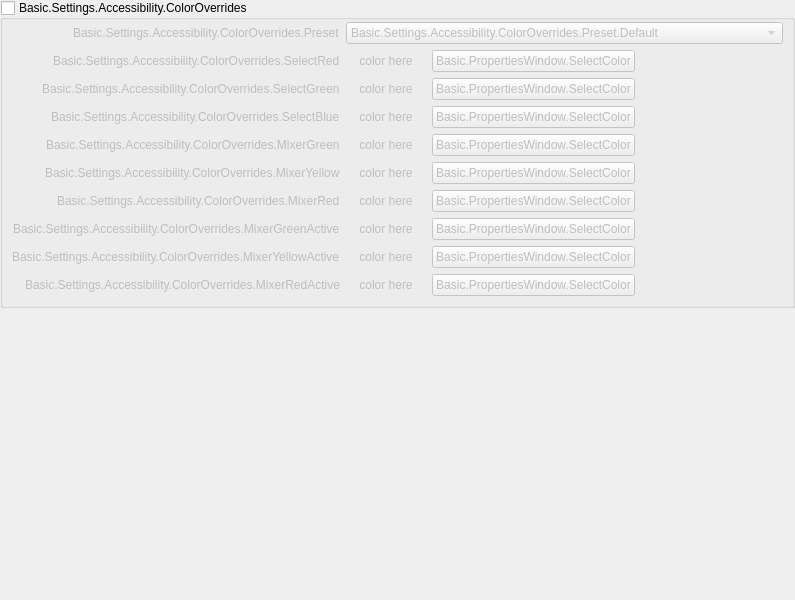
<?xml version="1.0" encoding="UTF-8"?>
<ui version="4.0">
 <class>AccessibilityPage</class>
 <widget class="QWidget" name="AccessibilityPage">
  <property name="geometry">
   <rect>
    <x>0</x>
    <y>0</y>
    <width>795</width>
    <height>600</height>
   </rect>
  </property>
  <property name="windowTitle">
   <string>Form</string>
  </property>
  <layout class="QVBoxLayout" name="verticalLayout">
   <property name="leftMargin">
    <number>0</number>
   </property>
   <property name="topMargin">
    <number>0</number>
   </property>
   <property name="rightMargin">
    <number>0</number>
   </property>
   <property name="bottomMargin">
    <number>0</number>
   </property>
   <item>
    <widget class="QScrollArea" name="scrollArea_7">
     <property name="frameShape">
      <enum>QFrame::Shape::NoFrame</enum>
     </property>
     <property name="frameShadow">
      <enum>QFrame::Shadow::Plain</enum>
     </property>
     <property name="lineWidth">
      <number>0</number>
     </property>
     <property name="widgetResizable">
      <bool>true</bool>
     </property>
     <widget class="QWidget" name="accessPageContents">
      <property name="geometry">
       <rect>
        <x>0</x>
        <y>0</y>
        <width>795</width>
        <height>600</height>
       </rect>
      </property>
      <layout class="QVBoxLayout" name="verticalLayout_42">
       <property name="leftMargin">
        <number>0</number>
       </property>
       <property name="topMargin">
        <number>0</number>
       </property>
       <property name="rightMargin">
        <number>0</number>
       </property>
       <property name="bottomMargin">
        <number>0</number>
       </property>
       <item>
        <layout class="QVBoxLayout" name="verticalLayout_7" stretch="0,0">
         <property name="leftMargin">
          <number>0</number>
         </property>
         <property name="rightMargin">
          <number>0</number>
         </property>
         <item>
          <widget class="QGroupBox" name="colorsGroupBox">
           <property name="title">
            <string>Basic.Settings.Accessibility.ColorOverrides</string>
           </property>
           <property name="checkable">
            <bool>true</bool>
           </property>
           <property name="checked">
            <bool>false</bool>
           </property>
           <layout class="QFormLayout" name="formLayout_8">
            <property name="fieldGrowthPolicy">
             <enum>QFormLayout::FieldGrowthPolicy::AllNonFixedFieldsGrow</enum>
            </property>
            <property name="labelAlignment">
             <set>Qt::AlignmentFlag::AlignRight|Qt::AlignmentFlag::AlignTrailing|Qt::AlignmentFlag::AlignVCenter</set>
            </property>
            <property name="topMargin">
             <number>2</number>
            </property>
            <item row="0" column="0">
             <widget class="QLabel" name="colorPresetLabel">
              <property name="text">
               <string>Basic.Settings.Accessibility.ColorOverrides.Preset</string>
              </property>
              <property name="buddy">
               <cstring>colorPreset</cstring>
              </property>
             </widget>
            </item>
            <item row="0" column="1">
             <widget class="QComboBox" name="colorPreset">
              <item>
               <property name="text">
                <string>Basic.Settings.Accessibility.ColorOverrides.Preset.Default</string>
               </property>
              </item>
              <item>
               <property name="text">
                <string>Basic.Settings.Accessibility.ColorOverrides.Preset.ColorBlind1</string>
               </property>
              </item>
              <item>
               <property name="text">
                <string>Basic.Settings.Accessibility.ColorOverrides.Preset.Custom</string>
               </property>
              </item>
             </widget>
            </item>
            <item row="1" column="0">
             <widget class="QLabel" name="colorSelectLabel_1">
              <property name="text">
               <string>Basic.Settings.Accessibility.ColorOverrides.SelectRed</string>
              </property>
              <property name="buddy">
               <cstring>choose1</cstring>
              </property>
             </widget>
            </item>
            <item row="1" column="1">
             <layout class="QHBoxLayout" name="colorSelectLayout_1">
              <property name="leftMargin">
               <number>0</number>
              </property>
              <property name="topMargin">
               <number>0</number>
              </property>
              <property name="rightMargin">
               <number>0</number>
              </property>
              <property name="bottomMargin">
               <number>0</number>
              </property>
              <item>
               <widget class="QLabel" name="color1">
                <property name="sizePolicy">
                 <sizepolicy hsizetype="Preferred" vsizetype="Preferred">
                  <horstretch>0</horstretch>
                  <verstretch>0</verstretch>
                 </sizepolicy>
                </property>
                <property name="minimumSize">
                 <size>
                  <width>80</width>
                  <height>0</height>
                 </size>
                </property>
                <property name="maximumSize">
                 <size>
                  <width>16777215</width>
                  <height>16777215</height>
                 </size>
                </property>
                <property name="text">
                 <string notr="true">color here</string>
                </property>
                <property name="alignment">
                 <set>Qt::AlignmentFlag::AlignCenter</set>
                </property>
               </widget>
              </item>
              <item>
               <widget class="QPushButton" name="choose1">
                <property name="minimumSize">
                 <size>
                  <width>0</width>
                  <height>0</height>
                 </size>
                </property>
                <property name="maximumSize">
                 <size>
                  <width>16777215</width>
                  <height>16777215</height>
                 </size>
                </property>
                <property name="text">
                 <string>Basic.PropertiesWindow.SelectColor</string>
                </property>
               </widget>
              </item>
              <item>
               <spacer name="colorSpacer_1">
                <property name="orientation">
                 <enum>Qt::Orientation::Horizontal</enum>
                </property>
                <property name="sizeHint" stdset="0">
                 <size>
                  <width>40</width>
                  <height>0</height>
                 </size>
                </property>
               </spacer>
              </item>
             </layout>
            </item>
            <item row="2" column="0">
             <widget class="QLabel" name="colorSelectLabel_2">
              <property name="text">
               <string>Basic.Settings.Accessibility.ColorOverrides.SelectGreen</string>
              </property>
              <property name="buddy">
               <cstring>choose2</cstring>
              </property>
             </widget>
            </item>
            <item row="2" column="1">
             <layout class="QHBoxLayout" name="colorSelectLayout_2">
              <property name="leftMargin">
               <number>0</number>
              </property>
              <property name="topMargin">
               <number>0</number>
              </property>
              <property name="rightMargin">
               <number>0</number>
              </property>
              <property name="bottomMargin">
               <number>0</number>
              </property>
              <item>
               <widget class="QLabel" name="color2">
                <property name="sizePolicy">
                 <sizepolicy hsizetype="Preferred" vsizetype="Preferred">
                  <horstretch>0</horstretch>
                  <verstretch>0</verstretch>
                 </sizepolicy>
                </property>
                <property name="minimumSize">
                 <size>
                  <width>80</width>
                  <height>0</height>
                 </size>
                </property>
                <property name="maximumSize">
                 <size>
                  <width>16777215</width>
                  <height>16777215</height>
                 </size>
                </property>
                <property name="text">
                 <string notr="true">color here</string>
                </property>
                <property name="alignment">
                 <set>Qt::AlignmentFlag::AlignCenter</set>
                </property>
               </widget>
              </item>
              <item>
               <widget class="QPushButton" name="choose2">
                <property name="minimumSize">
                 <size>
                  <width>0</width>
                  <height>0</height>
                 </size>
                </property>
                <property name="maximumSize">
                 <size>
                  <width>16777215</width>
                  <height>16777215</height>
                 </size>
                </property>
                <property name="text">
                 <string>Basic.PropertiesWindow.SelectColor</string>
                </property>
               </widget>
              </item>
              <item>
               <spacer name="colorSpacer_2">
                <property name="orientation">
                 <enum>Qt::Orientation::Horizontal</enum>
                </property>
                <property name="sizeHint" stdset="0">
                 <size>
                  <width>40</width>
                  <height>0</height>
                 </size>
                </property>
               </spacer>
              </item>
             </layout>
            </item>
            <item row="3" column="0">
             <widget class="QLabel" name="colorSelectLabel_3">
              <property name="text">
               <string>Basic.Settings.Accessibility.ColorOverrides.SelectBlue</string>
              </property>
              <property name="buddy">
               <cstring>choose3</cstring>
              </property>
             </widget>
            </item>
            <item row="3" column="1">
             <layout class="QHBoxLayout" name="colorSelectLayout_3">
              <property name="leftMargin">
               <number>0</number>
              </property>
              <property name="topMargin">
               <number>0</number>
              </property>
              <property name="rightMargin">
               <number>0</number>
              </property>
              <property name="bottomMargin">
               <number>0</number>
              </property>
              <item>
               <widget class="QLabel" name="color3">
                <property name="sizePolicy">
                 <sizepolicy hsizetype="Preferred" vsizetype="Preferred">
                  <horstretch>0</horstretch>
                  <verstretch>0</verstretch>
                 </sizepolicy>
                </property>
                <property name="minimumSize">
                 <size>
                  <width>80</width>
                  <height>0</height>
                 </size>
                </property>
                <property name="maximumSize">
                 <size>
                  <width>16777215</width>
                  <height>16777215</height>
                 </size>
                </property>
                <property name="text">
                 <string notr="true">color here</string>
                </property>
                <property name="alignment">
                 <set>Qt::AlignmentFlag::AlignCenter</set>
                </property>
               </widget>
              </item>
              <item>
               <widget class="QPushButton" name="choose3">
                <property name="minimumSize">
                 <size>
                  <width>0</width>
                  <height>0</height>
                 </size>
                </property>
                <property name="maximumSize">
                 <size>
                  <width>16777215</width>
                  <height>16777215</height>
                 </size>
                </property>
                <property name="text">
                 <string>Basic.PropertiesWindow.SelectColor</string>
                </property>
               </widget>
              </item>
              <item>
               <spacer name="colorSpacer_3">
                <property name="orientation">
                 <enum>Qt::Orientation::Horizontal</enum>
                </property>
                <property name="sizeHint" stdset="0">
                 <size>
                  <width>40</width>
                  <height>0</height>
                 </size>
                </property>
               </spacer>
              </item>
             </layout>
            </item>
            <item row="4" column="0">
             <widget class="QLabel" name="colorSelectLabel_4">
              <property name="text">
               <string>Basic.Settings.Accessibility.ColorOverrides.MixerGreen</string>
              </property>
              <property name="buddy">
               <cstring>choose4</cstring>
              </property>
             </widget>
            </item>
            <item row="4" column="1">
             <layout class="QHBoxLayout" name="colorSelectLayout_4">
              <property name="leftMargin">
               <number>0</number>
              </property>
              <property name="topMargin">
               <number>0</number>
              </property>
              <property name="rightMargin">
               <number>0</number>
              </property>
              <property name="bottomMargin">
               <number>0</number>
              </property>
              <item>
               <widget class="QLabel" name="color4">
                <property name="sizePolicy">
                 <sizepolicy hsizetype="Preferred" vsizetype="Preferred">
                  <horstretch>0</horstretch>
                  <verstretch>0</verstretch>
                 </sizepolicy>
                </property>
                <property name="minimumSize">
                 <size>
                  <width>80</width>
                  <height>0</height>
                 </size>
                </property>
                <property name="maximumSize">
                 <size>
                  <width>16777215</width>
                  <height>16777215</height>
                 </size>
                </property>
                <property name="text">
                 <string notr="true">color here</string>
                </property>
                <property name="alignment">
                 <set>Qt::AlignmentFlag::AlignCenter</set>
                </property>
               </widget>
              </item>
              <item>
               <widget class="QPushButton" name="choose4">
                <property name="minimumSize">
                 <size>
                  <width>0</width>
                  <height>0</height>
                 </size>
                </property>
                <property name="maximumSize">
                 <size>
                  <width>16777215</width>
                  <height>16777215</height>
                 </size>
                </property>
                <property name="text">
                 <string>Basic.PropertiesWindow.SelectColor</string>
                </property>
               </widget>
              </item>
              <item>
               <spacer name="colorSpacer_4">
                <property name="orientation">
                 <enum>Qt::Orientation::Horizontal</enum>
                </property>
                <property name="sizeHint" stdset="0">
                 <size>
                  <width>40</width>
                  <height>0</height>
                 </size>
                </property>
               </spacer>
              </item>
             </layout>
            </item>
            <item row="5" column="0">
             <widget class="QLabel" name="colorSelectLabel_5">
              <property name="text">
               <string>Basic.Settings.Accessibility.ColorOverrides.MixerYellow</string>
              </property>
              <property name="buddy">
               <cstring>choose5</cstring>
              </property>
             </widget>
            </item>
            <item row="5" column="1">
             <layout class="QHBoxLayout" name="colorSelectLayout_5">
              <property name="leftMargin">
               <number>0</number>
              </property>
              <property name="topMargin">
               <number>0</number>
              </property>
              <property name="rightMargin">
               <number>0</number>
              </property>
              <property name="bottomMargin">
               <number>0</number>
              </property>
              <item>
               <widget class="QLabel" name="color5">
                <property name="sizePolicy">
                 <sizepolicy hsizetype="Preferred" vsizetype="Preferred">
                  <horstretch>0</horstretch>
                  <verstretch>0</verstretch>
                 </sizepolicy>
                </property>
                <property name="minimumSize">
                 <size>
                  <width>80</width>
                  <height>0</height>
                 </size>
                </property>
                <property name="maximumSize">
                 <size>
                  <width>16777215</width>
                  <height>16777215</height>
                 </size>
                </property>
                <property name="text">
                 <string notr="true">color here</string>
                </property>
                <property name="alignment">
                 <set>Qt::AlignmentFlag::AlignCenter</set>
                </property>
               </widget>
              </item>
              <item>
               <widget class="QPushButton" name="choose5">
                <property name="minimumSize">
                 <size>
                  <width>0</width>
                  <height>0</height>
                 </size>
                </property>
                <property name="maximumSize">
                 <size>
                  <width>16777215</width>
                  <height>16777215</height>
                 </size>
                </property>
                <property name="text">
                 <string>Basic.PropertiesWindow.SelectColor</string>
                </property>
               </widget>
              </item>
              <item>
               <spacer name="colorSpacer_5">
                <property name="orientation">
                 <enum>Qt::Orientation::Horizontal</enum>
                </property>
                <property name="sizeHint" stdset="0">
                 <size>
                  <width>40</width>
                  <height>0</height>
                 </size>
                </property>
               </spacer>
              </item>
             </layout>
            </item>
            <item row="6" column="0">
             <widget class="QLabel" name="colorSelectLabel_6">
              <property name="text">
               <string>Basic.Settings.Accessibility.ColorOverrides.MixerRed</string>
              </property>
              <property name="buddy">
               <cstring>choose6</cstring>
              </property>
             </widget>
            </item>
            <item row="6" column="1">
             <layout class="QHBoxLayout" name="colorSelectLayout_6">
              <property name="leftMargin">
               <number>0</number>
              </property>
              <property name="topMargin">
               <number>0</number>
              </property>
              <property name="rightMargin">
               <number>0</number>
              </property>
              <property name="bottomMargin">
               <number>0</number>
              </property>
              <item>
               <widget class="QLabel" name="color6">
                <property name="sizePolicy">
                 <sizepolicy hsizetype="Preferred" vsizetype="Preferred">
                  <horstretch>0</horstretch>
                  <verstretch>0</verstretch>
                 </sizepolicy>
                </property>
                <property name="minimumSize">
                 <size>
                  <width>80</width>
                  <height>0</height>
                 </size>
                </property>
                <property name="maximumSize">
                 <size>
                  <width>16777215</width>
                  <height>16777215</height>
                 </size>
                </property>
                <property name="text">
                 <string notr="true">color here</string>
                </property>
                <property name="alignment">
                 <set>Qt::AlignmentFlag::AlignCenter</set>
                </property>
               </widget>
              </item>
              <item>
               <widget class="QPushButton" name="choose6">
                <property name="minimumSize">
                 <size>
                  <width>0</width>
                  <height>0</height>
                 </size>
                </property>
                <property name="maximumSize">
                 <size>
                  <width>16777215</width>
                  <height>16777215</height>
                 </size>
                </property>
                <property name="text">
                 <string>Basic.PropertiesWindow.SelectColor</string>
                </property>
               </widget>
              </item>
              <item>
               <spacer name="colorSpacer_6">
                <property name="orientation">
                 <enum>Qt::Orientation::Horizontal</enum>
                </property>
                <property name="sizeHint" stdset="0">
                 <size>
                  <width>40</width>
                  <height>0</height>
                 </size>
                </property>
               </spacer>
              </item>
             </layout>
            </item>
            <item row="7" column="0">
             <widget class="QLabel" name="colorSelectLabel_7">
              <property name="text">
               <string>Basic.Settings.Accessibility.ColorOverrides.MixerGreenActive</string>
              </property>
              <property name="buddy">
               <cstring>choose7</cstring>
              </property>
             </widget>
            </item>
            <item row="7" column="1">
             <layout class="QHBoxLayout" name="colorSelectLayout_7">
              <property name="leftMargin">
               <number>0</number>
              </property>
              <property name="topMargin">
               <number>0</number>
              </property>
              <property name="rightMargin">
               <number>0</number>
              </property>
              <property name="bottomMargin">
               <number>0</number>
              </property>
              <item>
               <widget class="QLabel" name="color7">
                <property name="sizePolicy">
                 <sizepolicy hsizetype="Preferred" vsizetype="Preferred">
                  <horstretch>0</horstretch>
                  <verstretch>0</verstretch>
                 </sizepolicy>
                </property>
                <property name="minimumSize">
                 <size>
                  <width>80</width>
                  <height>0</height>
                 </size>
                </property>
                <property name="maximumSize">
                 <size>
                  <width>16777215</width>
                  <height>16777215</height>
                 </size>
                </property>
                <property name="text">
                 <string notr="true">color here</string>
                </property>
                <property name="alignment">
                 <set>Qt::AlignmentFlag::AlignCenter</set>
                </property>
               </widget>
              </item>
              <item>
               <widget class="QPushButton" name="choose7">
                <property name="minimumSize">
                 <size>
                  <width>0</width>
                  <height>0</height>
                 </size>
                </property>
                <property name="maximumSize">
                 <size>
                  <width>16777215</width>
                  <height>16777215</height>
                 </size>
                </property>
                <property name="text">
                 <string>Basic.PropertiesWindow.SelectColor</string>
                </property>
               </widget>
              </item>
              <item>
               <spacer name="colorSpacer_7">
                <property name="orientation">
                 <enum>Qt::Orientation::Horizontal</enum>
                </property>
                <property name="sizeHint" stdset="0">
                 <size>
                  <width>40</width>
                  <height>0</height>
                 </size>
                </property>
               </spacer>
              </item>
             </layout>
            </item>
            <item row="8" column="0">
             <widget class="QLabel" name="colorSelectLabel_8">
              <property name="text">
               <string>Basic.Settings.Accessibility.ColorOverrides.MixerYellowActive</string>
              </property>
              <property name="buddy">
               <cstring>choose8</cstring>
              </property>
             </widget>
            </item>
            <item row="8" column="1">
             <layout class="QHBoxLayout" name="colorSelectLayout_8">
              <property name="leftMargin">
               <number>0</number>
              </property>
              <property name="topMargin">
               <number>0</number>
              </property>
              <property name="rightMargin">
               <number>0</number>
              </property>
              <property name="bottomMargin">
               <number>0</number>
              </property>
              <item>
               <widget class="QLabel" name="color8">
                <property name="sizePolicy">
                 <sizepolicy hsizetype="Preferred" vsizetype="Preferred">
                  <horstretch>0</horstretch>
                  <verstretch>0</verstretch>
                 </sizepolicy>
                </property>
                <property name="minimumSize">
                 <size>
                  <width>80</width>
                  <height>0</height>
                 </size>
                </property>
                <property name="maximumSize">
                 <size>
                  <width>16777215</width>
                  <height>16777215</height>
                 </size>
                </property>
                <property name="text">
                 <string notr="true">color here</string>
                </property>
                <property name="alignment">
                 <set>Qt::AlignmentFlag::AlignCenter</set>
                </property>
               </widget>
              </item>
              <item>
               <widget class="QPushButton" name="choose8">
                <property name="minimumSize">
                 <size>
                  <width>0</width>
                  <height>0</height>
                 </size>
                </property>
                <property name="maximumSize">
                 <size>
                  <width>16777215</width>
                  <height>16777215</height>
                 </size>
                </property>
                <property name="text">
                 <string>Basic.PropertiesWindow.SelectColor</string>
                </property>
               </widget>
              </item>
              <item>
               <spacer name="colorSpacer_8">
                <property name="orientation">
                 <enum>Qt::Orientation::Horizontal</enum>
                </property>
                <property name="sizeHint" stdset="0">
                 <size>
                  <width>40</width>
                  <height>0</height>
                 </size>
                </property>
               </spacer>
              </item>
             </layout>
            </item>
            <item row="9" column="0">
             <widget class="QLabel" name="colorSelectLabel_9">
              <property name="text">
               <string>Basic.Settings.Accessibility.ColorOverrides.MixerRedActive</string>
              </property>
              <property name="buddy">
               <cstring>choose9</cstring>
              </property>
             </widget>
            </item>
            <item row="9" column="1">
             <layout class="QHBoxLayout" name="colorSelectLayout_9">
              <property name="leftMargin">
               <number>0</number>
              </property>
              <property name="topMargin">
               <number>0</number>
              </property>
              <property name="rightMargin">
               <number>0</number>
              </property>
              <property name="bottomMargin">
               <number>0</number>
              </property>
              <item>
               <widget class="QLabel" name="color9">
                <property name="sizePolicy">
                 <sizepolicy hsizetype="Preferred" vsizetype="Preferred">
                  <horstretch>0</horstretch>
                  <verstretch>0</verstretch>
                 </sizepolicy>
                </property>
                <property name="minimumSize">
                 <size>
                  <width>80</width>
                  <height>0</height>
                 </size>
                </property>
                <property name="maximumSize">
                 <size>
                  <width>16777215</width>
                  <height>16777215</height>
                 </size>
                </property>
                <property name="text">
                 <string notr="true">color here</string>
                </property>
                <property name="alignment">
                 <set>Qt::AlignmentFlag::AlignCenter</set>
                </property>
               </widget>
              </item>
              <item>
               <widget class="QPushButton" name="choose9">
                <property name="minimumSize">
                 <size>
                  <width>0</width>
                  <height>0</height>
                 </size>
                </property>
                <property name="maximumSize">
                 <size>
                  <width>16777215</width>
                  <height>16777215</height>
                 </size>
                </property>
                <property name="text">
                 <string>Basic.PropertiesWindow.SelectColor</string>
                </property>
               </widget>
              </item>
              <item>
               <spacer name="colorSpacer_9">
                <property name="orientation">
                 <enum>Qt::Orientation::Horizontal</enum>
                </property>
                <property name="sizeHint" stdset="0">
                 <size>
                  <width>40</width>
                  <height>0</height>
                 </size>
                </property>
               </spacer>
              </item>
             </layout>
            </item>
           </layout>
          </widget>
         </item>
         <item>
          <spacer name="verticalSpacer_7">
           <property name="orientation">
            <enum>Qt::Orientation::Vertical</enum>
           </property>
           <property name="sizeType">
            <enum>QSizePolicy::Policy::Expanding</enum>
           </property>
           <property name="sizeHint" stdset="0">
            <size>
             <width>20</width>
             <height>0</height>
            </size>
           </property>
          </spacer>
         </item>
        </layout>
       </item>
      </layout>
     </widget>
    </widget>
   </item>
  </layout>
 </widget>
 <resources/>
 <connections/>
</ui>
